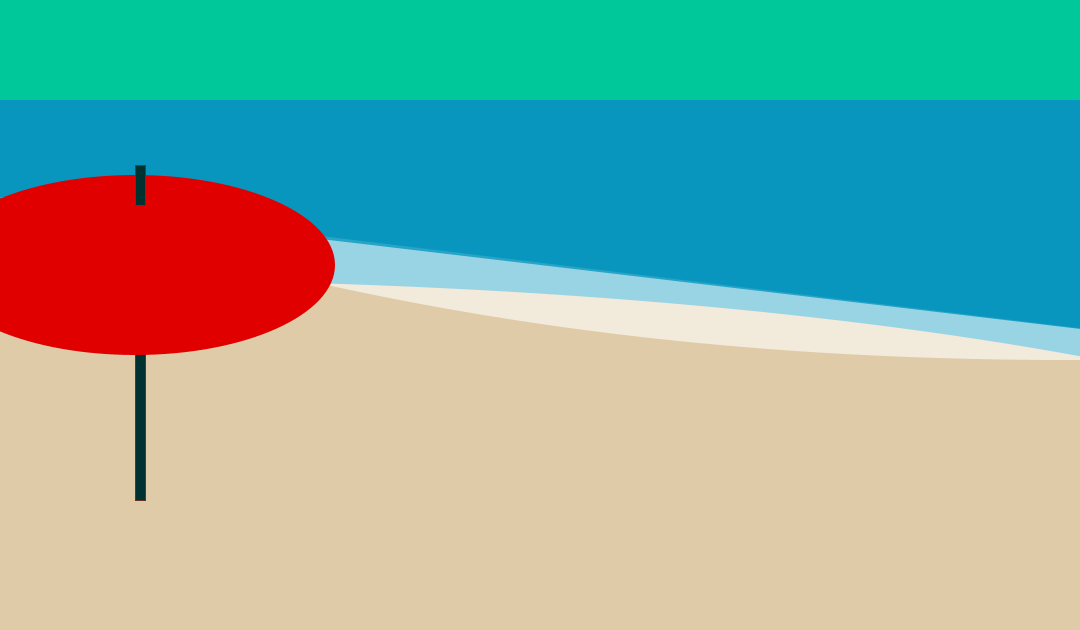
Frame 1 (no input)
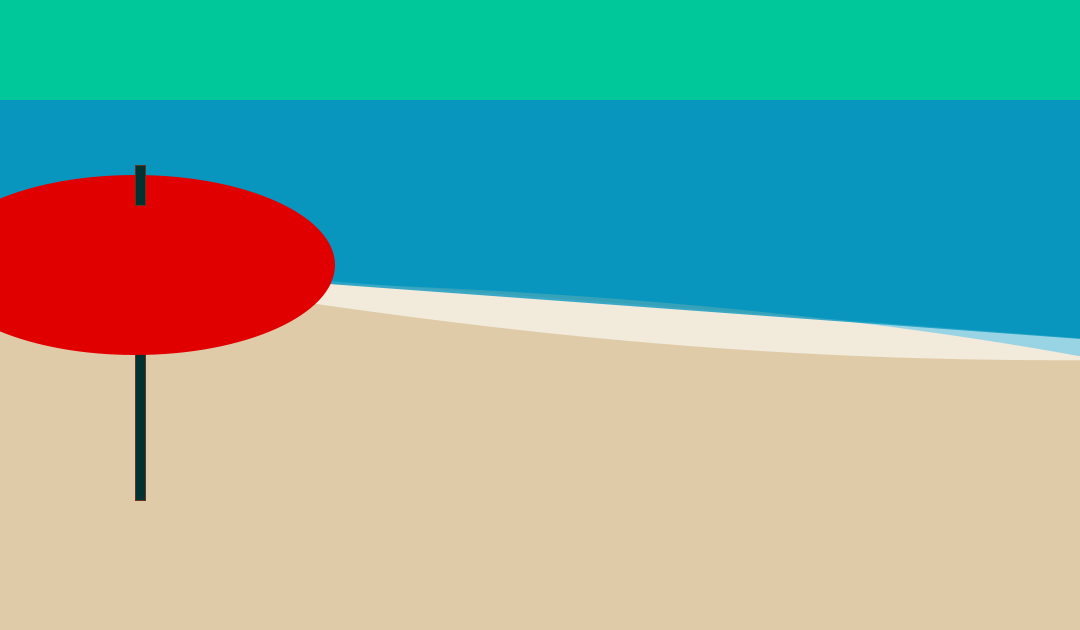
Frame 60 (the mouse pressed at the canvas centre just before this capture)
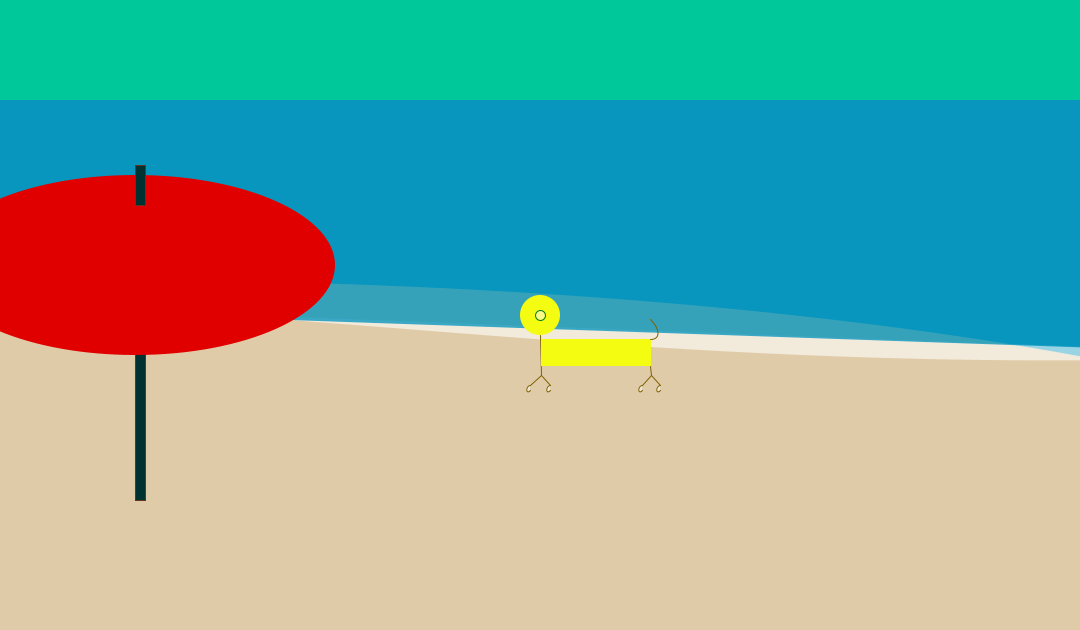
Frame 120 (the mouse held since frame 60 and released just before this capture)

The Processing sketch that drew these frames (run headless with seeded random() and noise(); from frame 60 on, the mouse is pressed at the canvas centre):

// Processing sketch: processing_533
// ── processing_533.pde

//for foam:white
int yF=196;
int speedF=1;
//for wave:blue
int yW=200;
int speedW=1;
  
//for dotson appearing after mouseclick
boolean dotsonAppear = false;

void setup() {
 //default background:white
 size(1080,630);
 smooth();
}

void draw() {
  drawSky();
  drawSea();
  drawShore();
  drawWaves();
  drawDotson(mouseX,mouseY);
  drawParasole();
}

void drawSky() {
   background(0,200,155);
}

void drawSea() {
   noStroke();
   fill(8,150,190);
   rect(0,100,1080,650);
}

void drawShore() {
   fill (224,203,168);
   ellipse (100,570,2900,580);
}

void drawWaves() {
   //foam:white
   yF=yF+speedF;
   if ((yF<196)||(yF>310)) {
   speedF=speedF*-1;
   }
   fill(255,150);
   bezier(0,yF,360,310,720,380,1300,355);
   //wave:blue
   yW=yW+speedW;
   if ((yW<200)||(yW>314)){
   speedW=speedW*-1;
   }
   fill(8,150,190,200);
   triangle(0,yW,1300,196,1300,355);
}

void drawDotson(float dx, float dy) {
   if (dotsonAppear) {
   //make yellow face:
   noStroke();
   smooth();
   fill(244,252,18);
   ellipse(mouseX,mouseY,40,40); //original size x=50 y= 50

   //make 1 50% opaque sensory organ (i.e. nose/ear/mouth/eyes)
   stroke(1,126,21);
   fill(255,127);
   ellipse(mouseX,mouseY, 10,10);

   //make front legs
   stroke(126,97,1);
   //vertical line of front leg:
   line(mouseX,mouseY+20, mouseX+1,mouseY+60);
   //front axis of front leg:
   line(mouseX+1,mouseY+60, mouseX-10,mouseY+70);
   //left paw of front axis:
   bezier(mouseX-10,mouseY+70, mouseX-15,mouseY+70, mouseX-15,mouseY+80,
   mouseX-10,mouseY+75);
   //back axis of front leg:
   line(mouseX+1,mouseY+60, pmouseX+10, pmouseY+70);
   //back paw of front axis:
   bezier(pmouseX+10,pmouseY+70,pmouseX+5,pmouseY+70,pmouseX+5,pmouseY
     +80,pmouseX+10,pmouseY+75);

   //body
   fill(244,252,18);
   noStroke();
   rect(mouseX+1,mouseY+24, 110, 27);

   //hind legs
   stroke(126,97,1);
   //vertical part of hind leg
   line(mouseX+110,mouseY+51, mouseX+111,mouseY+60);
   //front axis of hind legs with 50% opacity:
   line(mouseX+111,mouseY+60,mouseX+102,mouseY+70);
   fill(255, 127);
   bezier(mouseX+102,mouseY+70, mouseX+97,mouseY+70,mouseX+97,mouseY
     +80,mouseX+102,mouseY+75);
   //back axis of hind legs
   line(mouseX+111,mouseY+60,pmouseX+120,pmouseY+70);
   bezier(pmouseX+120,pmouseY+70, pmouseX+115,pmouseY+70, pmouseX+115,pmouseY
     +80, pmouseX+120,pmouseY+75);

   //tail
   noFill();
   bezier(mouseX+110,mouseY+24, pmouseX+120, pmouseY+24, pmouseX+120,
   pmouseY+14, pmouseX+110, pmouseY+4);
   }
}
void mousePressed() {
 dotsonAppear = true;
}
 
   void drawParasole() {
   //stick
   stroke (100,50,30);
   fill (0,50,50);
   rect (135,270,10,230);
   //umbrella
   noStroke();
   fill (225,0,0);
   ellipse (135,265,400, 180);
   //top
   stroke (100,50,30);
   fill (0,50,50);
   rect (135,165,10,40);
}
 
